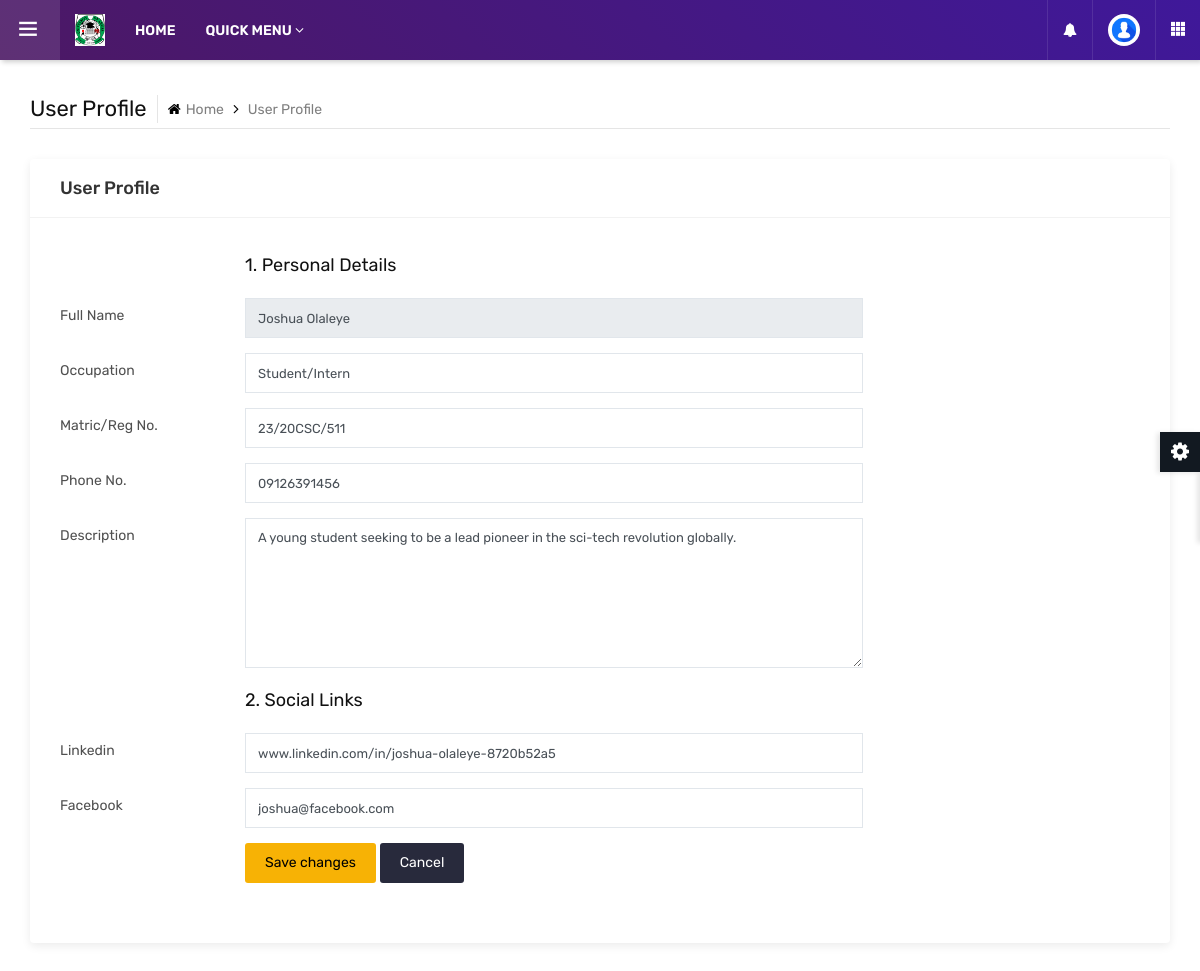
/dashboard/profile/ (signed in), run on the app's committed database.
### accounts/models.py (models this page shows, shortened)
class UserProfile(models.Model):
    ROLE_CHOICES = [
        ('STUDENT', 'Student'),
        ('VISITOR', 'Visitor'),
        ('LECTURER', 'Lecturer'),
    ]
    user = models.OneToOneField(User, on_delete=models.CASCADE)
    profile_pic = models.ImageField(
        upload_to=user_profile_pic_path,
        default='profile_pics/default.png',  # Add this default image to your media folder
        blank=True
    )
    role = models.CharField(max_length=10, choices=ROLE_CHOICES, default='STUDENT')
    matric = models.CharField(max_length=50, default=" ")
    phonenumber = models.CharField(max_length=15, default=" ")
    description = models.TextField(null=True, blank=True)
    first_name = models.CharField(max_length=50, blank=True)
    last_name = models.CharField(max_length=50, blank=True)
    linkedin = models.CharField(max_length=255, blank=True, null=False, default="")
    facebook = models.CharField(max_length=255, blank=True, null=False, default="")
    occupation = models.CharField(max_length=255, blank=True, null=False, default="")

### dashboard/views.py (the view)
# urls.py: path('profile/', views.profile, name='profile'),
@login_required
def profile(request):
    try:
        user_profile = UserProfile.objects.get(user=request.user)
    except ObjectDoesNotExist:
        user_profile = UserProfile.objects.create(user=request.user, matric="", phonenumber="", description="")
    context = {
        'user_profile': user_profile,
    }
    return render(request, 'dashboard/user-profile.html', context)

### accounts/context_processors.py (called while the page is built)
def user_role(request):
    context = {}
    if request.user.is_authenticated:
        try:
            profile = request.user.userprofile
            context.update({
                'user_role': profile.role,
                'is_student': profile.role == 'STUDENT',
                'is_lecturer': profile.role == 'LECTURER',
                'is_visitor': profile.role == 'VISITOR',
                'is_admin': profile.role == 'ADMIN'
            })
        except UserProfile.DoesNotExist:
            pass
    return context

### dashboard/templates/dashboard/user-profile.html (shortened to what this page needs)
{% load static %}
<!DOCTYPE html>
<html lang="en">
<head>
	<link rel="stylesheet" type="text/css" href="{% static 'assets/css/assets.css' %}">
	<link rel="stylesheet" type="text/css" href="{% static 'assets/vendors/calendar/fullcalendar.css' %}">
	<link rel="stylesheet" type="text/css" href="{% static 'assets/css/typography.css' %}">
	<link rel="stylesheet" type="text/css" href="{% static 'assets/css/shortcodes/shortcodes.css' %}">
	<link rel="stylesheet" type="text/css" href="{% static 'assets/css/style.css' %}">
	<link rel="stylesheet" type="text/css" href="{% static 'assets/css/dashboard.css' %}">
	<link class="skin" rel="stylesheet" type="text/css" href="{% static 'assets/css/color/color-1.css' %}">
</head>
<body class="ttr-opened-sidebar ttr-pinned-sidebar">
	<header class="ttr-header">
        <div class="ttr-header-wrapper">
            <div class="ttr-toggle-sidebar ttr-material-button">
                <i class="ti-menu ttr-close-icon"></i>
            </div>
            <div class="ttr-logo-box">
                <div>
                    <a href="{% url 'index' %}" class="ttr-logo">
                        <img class="ttr-logo-desktop" alt="" src="{% static 'assets/images/uniabuja02.png' %}" width="30" height="27">
                    </a>
                </div>
            </div>
            <div class="ttr-header-menu">
                <ul class="ttr-header-navigation">
                    <li>
                        <a href="{% url 'index' %}" class="ttr-material-button ttr-submenu-toggle">HOME</a>
                    </li>
                    <li>
                        <a href="#" class="ttr-material-button ttr-submenu-toggle">QUICK MENU <i class="fa fa-angle-down"></i></a>
                    </li>
                </ul>
            </div>
            <div class="ttr-header-right ttr-with-seperator">
                <ul class="ttr-header-navigation">
                    <li>
                        <a href="#" class="ttr-material-button ttr-submenu-toggle"><i class="fa fa-bell"></i></a>
                    </li>
                    <li>
                        <a href="#" class="ttr-material-button ttr-submenu-toggle"><span class="ttr-user-avatar"><img alt="" src="{{ user.userprofile.profile_pic.url }}" width="32" height="32"></span></a>
                    </li>
                    <li class="ttr-hide-on-mobile">
                        <a href="#" class="ttr-material-button"><i class="ti-layout-grid3-alt"></i></a>
                    </li>
                </ul>
            </div>
        </div>
    </header>
    <main class="ttr-wrapper">
        <div class="container-fluid">
			<div class="db-breadcrumb">
				<h4 class="breadcrumb-title">User Profile</h4>
				<ul class="db-breadcrumb-list">
					<li><a href="{% url 'dashb' %}"><i class="fa fa-home"></i>Home</a></li>
					<li>User Profile</li>
				</ul>
			</div>
			<div class="row">
				<div class="col-lg-12 m-b30">
					<div class="widget-box">
						<div class="wc-title">
							<h4>User Profile</h4>
						</div>
						<div class="widget-inner">
    <form class="edit-profile m-b30" method="post" action="{% url 'update_profile' %}">
        <div class="">
            <div class="form-group row">
                <div class="col-sm-10 ml-auto">
                    <h3>1. Personal Details</h3>
                </div>
            </div>
            <div class="form-group row">
                <label class="col-sm-2 col-form-label">Full Name</label>
                <div class="col-sm-7">
                    <input class="form-control" type="text" name="full_name" value="{{ user_profile.user.get_full_name }}" disabled>
                </div>
            </div>
            <div class="form-group row">
                <label class="col-sm-2 col-form-label">Occupation</label>
                <div class="col-sm-7">
                    <input class="form-control" type="text" name="occupation" value="{{ user_profile.occupation }}" placeholder="Your Occupation">
                </div>
            </div>
            <div class="form-group row">
                <label class="col-sm-2 col-form-label">Matric/Reg No.</label>
                <div class="col-sm-7">
                    <input class="form-control" type="text" name="Matric" value="{{ user_profile.matric }}" placeholder="Your Occupation">
                </div>
            </div>
            <div class="form-group row">
                <label class="col-sm-2 col-form-label">Phone No.</label>
                <div class="col-sm-7">
                    <input class="form-control" type="text" name="phonenumber" value="{{ user_profile.phonenumber }}">
                </div>
            </div>
            <div class="form-group row">
                <label class="col-sm-2 col-form-label">Description</label>
                <div class="col-sm-7">
                    <textarea class="form-control" name="description">{{ user_profile.description }}</textarea>
                </div>
            </div>
            <div class="form-group row">
                <div class="col-sm-10 ml-auto">
                    <h3 class="m-form__section">2. Social Links</h3>
                </div>
            </div>
            <div class="form-group row">
                <label class="col-sm-2 col-form-label">Linkedin</label>
                <div class="col-sm-7">
                    <input class="form-control" type="text" name="linkedin" value="{{ user_profile.linkedin }}" placeholder="Your Linkedln link">
                </div>
            </div>
            <div class="form-group row">
                <label class="col-sm-2 col-form-label">Facebook</label>
                <div class="col-sm-7">
                    <input class="form-control" type="text" name="facebook" value="{{ user_profile.facebook }}" placeholder="Your Facebook link">
                </div>
            </div>
        </div>
        <div class="">
            <div class="">
                <div class="row">
                    <div class="col-sm-2">
                    </div>
                    <div class="col-sm-7">
                        <button type="submit" class="btn">Save changes</button>
                        <button type="reset" class="btn-secondry">Cancel</button>
                    </div>
                </div>
            </div>
        </div>
    </form>
</div>
					</div>
				</div>
			</div>
		</div>
	</main>
</body>
</html>

### accounts/static/assets/css/typography.css (style rules this page uses)
body { background-color: #fff; font-family: Rubik; font-size: 16px; font-weight: 400; color:#505050; padding: 0; margin: 0; overflow-x: hidden; -webkit-font-smoothing: antialiased; font-smoothing: antialiased; -moz-osx-font-smoothing: grayscale; scroll-behavior: smooth; }
a { color: #6f6f6f; outline: 0 none; text-decoration: none; }
img { border-style: none; height: auto; max-width: 100%; vertical-align: middle; }
section, article, aside, details, figcaption, figure, footer, header, hgroup, main, menu, nav, summary { display: block; }
p, address, pre, hr, ul, ol, dl, dd, table { margin-bottom: 24px; }
h1, h2, h3, h4, h5, h6 { color: #111111; font-family: rubik; margin-top:0; }
h3 { font-size: 28px; line-height: 35px; margin-bottom: 20px; font-weight: 700; }
h4 { font-size: 22px; line-height: 28px; margin-bottom: 15px; font-weight: 500; }
dl, ul, ol { list-style-position: outside; padding: 0; }
ul, ol { margin-bottom: 24px; }
ul li, ol li { padding: 0; }
.m-b30 { margin-bottom: 30px; }

### accounts/static/assets/css/style.css (style rules this page uses)
.edit-profile h3 { font-size: 18px; font-weight: 400; margin: 0; }
.edit-profile .col-form-label { font-size:14px; font-weight: 400; }
.edit-profile { padding:30px; }
.edit-profile .form-group { margin-bottom: 15px; }

### accounts/static/assets/css/color/color-1.css (style rules this page uses)
:root { --primary: #4c1864; --sc-primary: #4d0a91; }
.bg-primary,.btn,.comments-area .comment-form p input[type="submit"],.pagination > .active > a,.pagination > .active > span,.pagination > .active > a:hover,.pagination > .active > span:hover,.pagination > .active > a:focus,.pagination > .active > span:focus,.feature-filters .active > [class*="btn"],.list-num-count > li:before,.pagination-bx.primary .pagination > li > a, .pagination-bx.primary .pagination > li > span,button.back-to-top,.rev-btn { background-color: #4c1864; }
a,.text-primary,.primary li:before,.menu-links .nav > li.active > a,.menu-links .nav > li:hover > a,.menu-links .nav > li .mega-menu > li ul a:hover,.menu-links .nav > li .sub-menu li:hover > a,footer a:active,footer a:focus,footer a:hover,footer h1 a,footer h2 a,footer h3 a,footer h4 a,footer h5 a,footer h6 a,footer p a,.testimonial-1 .testimonial-position,.acod-head a:after,.acod-head a,.acod-head a:hover,.acod-head a.collapsed:hover,.ttr-tabs .nav-tabs > li > a i,h1 a:hover,h2 a:hover,h3 a:hover,h4 a:hover,h5 a:hover,h6 a:hover,.btn.outline,.btn-link:hover { color: #4c1864; }
.ttr-notify-header::after,.widget-bg1,.ttr-search-bar,.ttr-header,.ovpr-dark:after, .pricingtable-main,.account-head:after { background: #4c1864; background: -moz-linear-gradient(45deg, #4c1864 0%, #3f189a 100%); background: -webkit-linear-gradient(45deg, #4c1864 0%,#3f189a 100%); background: linear-gradient(45deg, #4c1864 0%,#3f189a 100%); filter: progid:DXImageTransform.Microsoft.gradient( startColorstr='#4c1864', endColorstr='#3f189a',GradientType=1 ); }
.portfolio-bx .portfolio-info-bx,.btn.outline:hover,.course-info-list ul li a.active, .course-info-list ul li a:hover,.btn,.profile-tabnav .nav li a.active,button.back-to-top,.upcoming-event-carousel.owl-btn-1 .owl-prev, .upcoming-event-carousel.owl-btn-1 .owl-next,.courses-carousel .owl-nav .owl-next, .courses-carousel .owl-nav .owl-prev, .recent-news-carousel .owl-nav .owl-next, .recent-news-carousel .owl-nav .owl-prev, .testimonial-carousel .owl-nav .owl-next, .testimonial-carousel .owl-nav .owl-prev { background-color:#f7b205; color:#000; }

### accounts/static/assets/css/shortcodes/button.css (style rules this page uses)
.btn { -moz-user-select: none; border: 1px solid rgba(0, 0, 0, 0); border-radius: 4px; display: inline-block; font-size: 16px; font-weight: 400; line-height: 1.25; padding: 8px 16px; text-align: center; transition: all 0.2s ease-in-out 0s; vertical-align: middle; white-space: nowrap; }
.btn, .btn-secondry { color: #fff; padding: 10px 20px; display: inline-block; font-size: 14px; outline: none; cursor: pointer; outline: none; border-width: 0; border-style: solid; border-color: transparent; line-height: 1.42857; border-radius: 3px; font-weight: 400; text-align:center; font-family: rubik; }
.btn { background-color: #EFBB20; }
.btn-secondry { background-color: #282A3C; }

### data on the page
UserProfile: full_name "Joshua Olaleye", occupation "Student/Intern", Matric "23/20CSC/511", phonenumber "09126391456", description "A young student seeking to be a lead pioneer in the sci-tech revolution globally.", linkedin "www.linkedin.com/in/joshua-olaleye-8720b52a5", facebook "joshua@facebook.com"
